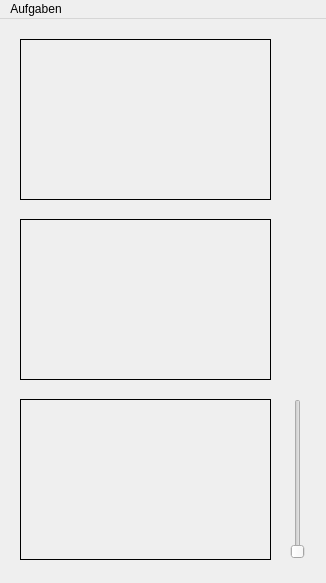
<?xml version="1.0" encoding="UTF-8"?>
<ui version="4.0">
 <class>MainWindow</class>
 <widget class="QMainWindow" name="MainWindow">
  <property name="geometry">
   <rect>
    <x>0</x>
    <y>0</y>
    <width>326</width>
    <height>583</height>
   </rect>
  </property>
  <property name="windowTitle">
   <string>Aufgabe2</string>
  </property>
  <widget class="QWidget" name="centralWidget">
   <widget class="QLabel" name="sourceImage">
    <property name="geometry">
     <rect>
      <x>20</x>
      <y>20</y>
      <width>251</width>
      <height>161</height>
     </rect>
    </property>
    <property name="sizePolicy">
     <sizepolicy hsizetype="Maximum" vsizetype="Maximum">
      <horstretch>0</horstretch>
      <verstretch>0</verstretch>
     </sizepolicy>
    </property>
    <property name="frameShape">
     <enum>QFrame::Box</enum>
    </property>
    <property name="text">
     <string/>
    </property>
    <property name="scaledContents">
     <bool>true</bool>
    </property>
    <property name="alignment">
     <set>Qt::AlignCenter</set>
    </property>
   </widget>
   <widget class="QLabel" name="grayImage">
    <property name="geometry">
     <rect>
      <x>20</x>
      <y>200</y>
      <width>251</width>
      <height>161</height>
     </rect>
    </property>
    <property name="sizePolicy">
     <sizepolicy hsizetype="Maximum" vsizetype="Maximum">
      <horstretch>0</horstretch>
      <verstretch>0</verstretch>
     </sizepolicy>
    </property>
    <property name="frameShape">
     <enum>QFrame::Box</enum>
    </property>
    <property name="text">
     <string/>
    </property>
    <property name="scaledContents">
     <bool>true</bool>
    </property>
   </widget>
   <widget class="QLabel" name="binaryImage">
    <property name="geometry">
     <rect>
      <x>20</x>
      <y>380</y>
      <width>251</width>
      <height>161</height>
     </rect>
    </property>
    <property name="sizePolicy">
     <sizepolicy hsizetype="Maximum" vsizetype="Maximum">
      <horstretch>0</horstretch>
      <verstretch>0</verstretch>
     </sizepolicy>
    </property>
    <property name="frameShape">
     <enum>QFrame::Box</enum>
    </property>
    <property name="text">
     <string/>
    </property>
    <property name="scaledContents">
     <bool>true</bool>
    </property>
   </widget>
   <widget class="QSlider" name="thresholdSlider">
    <property name="geometry">
     <rect>
      <x>290</x>
      <y>380</y>
      <width>16</width>
      <height>160</height>
     </rect>
    </property>
    <property name="maximum">
     <number>255</number>
    </property>
    <property name="orientation">
     <enum>Qt::Vertical</enum>
    </property>
   </widget>
  </widget>
  <widget class="QMenuBar" name="menuBar">
   <property name="geometry">
    <rect>
     <x>0</x>
     <y>0</y>
     <width>326</width>
     <height>18</height>
    </rect>
   </property>
   <widget class="QMenu" name="menuAufgaben">
    <property name="title">
     <string>Aufgaben</string>
    </property>
    <addaction name="action_ffnen"/>
   </widget>
   <addaction name="menuAufgaben"/>
  </widget>
  <action name="action_ffnen">
   <property name="text">
    <string>Öffnen ...</string>
   </property>
  </action>
 </widget>
 <layoutdefault spacing="6" margin="11"/>
 <resources/>
 <connections/>
</ui>
